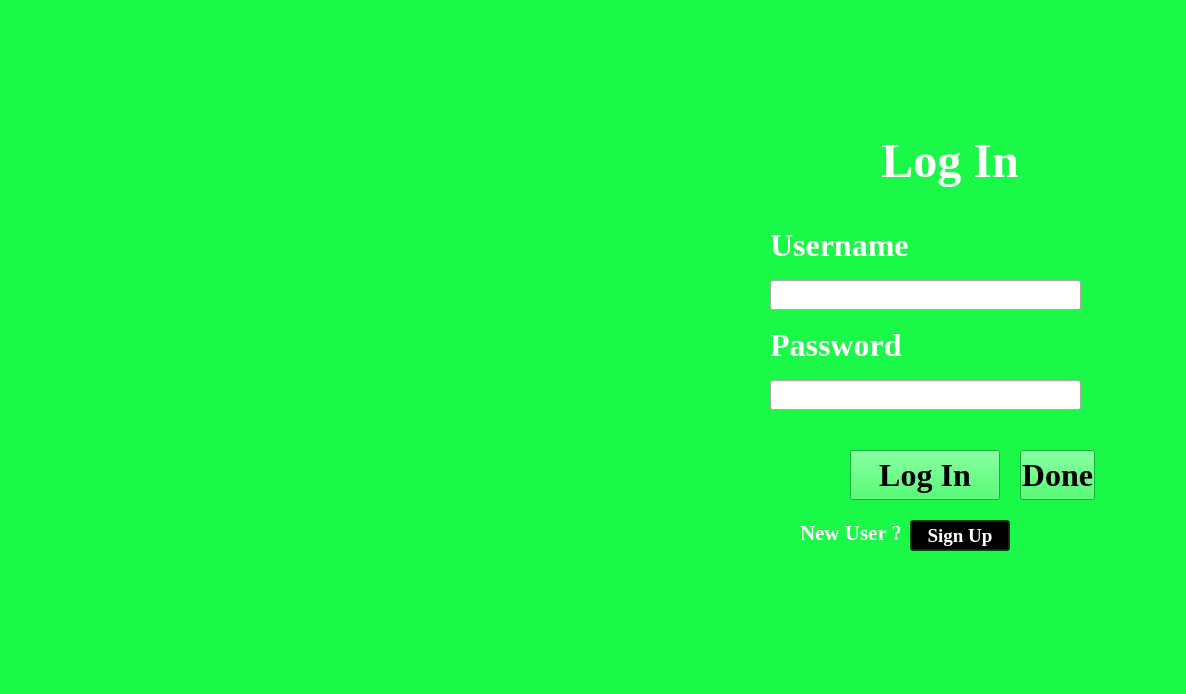
<?xml version="1.0" encoding="UTF-8"?>
<ui version="4.0">
 <class>MainWindow</class>
 <widget class="QMainWindow" name="MainWindow">
  <property name="geometry">
   <rect>
    <x>0</x>
    <y>0</y>
    <width>1186</width>
    <height>694</height>
   </rect>
  </property>
  <property name="windowTitle">
   <string>MainWindow</string>
  </property>
  <widget class="QWidget" name="centralwidget">
   <widget class="QLabel" name="label">
    <property name="geometry">
     <rect>
      <x>0</x>
      <y>0</y>
      <width>1186</width>
      <height>694</height>
     </rect>
    </property>
    <property name="styleSheet">
     <string notr="true">background-color: rgb(27, 249 , 72);</string>
    </property>
    <property name="frameShape">
     <enum>QFrame::NoFrame</enum>
    </property>
    <property name="text">
     <string/>
    </property>
    <property name="pixmap">
     <pixmap>../IMG/1018911094.jpg</pixmap>
    </property>
   </widget>
   <widget class="QLabel" name="label_2">
    <property name="geometry">
     <rect>
      <x>850</x>
      <y>130</y>
      <width>200</width>
      <height>61</height>
     </rect>
    </property>
    <property name="font">
     <font>
      <family>Times New Roman</family>
      <pointsize>36</pointsize>
      <weight>75</weight>
      <bold>true</bold>
     </font>
    </property>
    <property name="styleSheet">
     <string notr="true">color: rgb(255, 255, 255);</string>
    </property>
    <property name="text">
     <string>Log In</string>
    </property>
    <property name="alignment">
     <set>Qt::AlignCenter</set>
    </property>
   </widget>
   <widget class="QLabel" name="label_3">
    <property name="geometry">
     <rect>
      <x>770</x>
      <y>230</y>
      <width>250</width>
      <height>30</height>
     </rect>
    </property>
    <property name="font">
     <font>
      <family>Times New Roman</family>
      <pointsize>24</pointsize>
      <weight>75</weight>
      <bold>true</bold>
     </font>
    </property>
    <property name="styleSheet">
     <string notr="true">color: rgb(255, 255, 255);</string>
    </property>
    <property name="text">
     <string>Username</string>
    </property>
   </widget>
   <widget class="QLineEdit" name="lineEdit">
    <property name="geometry">
     <rect>
      <x>770</x>
      <y>280</y>
      <width>311</width>
      <height>30</height>
     </rect>
    </property>
    <property name="font">
     <font>
      <family>Times New Roman</family>
      <pointsize>20</pointsize>
     </font>
    </property>
   </widget>
   <widget class="QLabel" name="label_4">
    <property name="geometry">
     <rect>
      <x>770</x>
      <y>330</y>
      <width>250</width>
      <height>30</height>
     </rect>
    </property>
    <property name="font">
     <font>
      <family>Times New Roman</family>
      <pointsize>24</pointsize>
      <weight>75</weight>
      <bold>true</bold>
     </font>
    </property>
    <property name="styleSheet">
     <string notr="true">color: rgb(255, 255, 255);</string>
    </property>
    <property name="text">
     <string>Password</string>
    </property>
   </widget>
   <widget class="QLineEdit" name="lineEdit_2">
    <property name="geometry">
     <rect>
      <x>770</x>
      <y>380</y>
      <width>311</width>
      <height>30</height>
     </rect>
    </property>
    <property name="font">
     <font>
      <family>Times New Roman</family>
      <pointsize>20</pointsize>
     </font>
    </property>
   </widget>
   <widget class="QPushButton" name="pushButton">
    <property name="geometry">
     <rect>
      <x>850</x>
      <y>450</y>
      <width>150</width>
      <height>50</height>
     </rect>
    </property>
    <property name="font">
     <font>
      <family>Times New Roman</family>
      <pointsize>24</pointsize>
      <weight>75</weight>
      <bold>true</bold>
     </font>
    </property>
    <property name="styleSheet">
     <string notr="true">background-color: rgb(27, 249, 72);</string>
    </property>
    <property name="text">
     <string>Log In</string>
    </property>
   </widget>
   <widget class="QLabel" name="label_5">
    <property name="geometry">
     <rect>
      <x>800</x>
      <y>520</y>
      <width>100</width>
      <height>25</height>
     </rect>
    </property>
    <property name="font">
     <font>
      <family>Times New Roman</family>
      <pointsize>16</pointsize>
      <weight>75</weight>
      <bold>true</bold>
     </font>
    </property>
    <property name="styleSheet">
     <string notr="true">color: rgb(255, 255, 255);</string>
    </property>
    <property name="text">
     <string>New User ?</string>
    </property>
   </widget>
   <widget class="QPushButton" name="pushButton_2">
    <property name="geometry">
     <rect>
      <x>910</x>
      <y>520</y>
      <width>100</width>
      <height>31</height>
     </rect>
    </property>
    <property name="font">
     <font>
      <family>Times New Roman</family>
      <pointsize>14</pointsize>
      <weight>75</weight>
      <bold>true</bold>
     </font>
    </property>
    <property name="styleSheet">
     <string notr="true">background-color: rgb(0, 0, 0, 100);
color: rgb(255, 255, 255);</string>
    </property>
    <property name="text">
     <string>Sign Up</string>
    </property>
   </widget>
   <widget class="QPushButton" name="pushButton_3">
    <property name="geometry">
     <rect>
      <x>1020</x>
      <y>450</y>
      <width>75</width>
      <height>50</height>
     </rect>
    </property>
    <property name="font">
     <font>
      <family>Times New Roman</family>
      <pointsize>24</pointsize>
      <weight>75</weight>
      <bold>true</bold>
     </font>
    </property>
    <property name="styleSheet">
     <string notr="true">background-color: rgb(27, 249, 72);</string>
    </property>
    <property name="text">
     <string>Done</string>
    </property>
   </widget>
  </widget>
 </widget>
 <resources/>
 <connections/>
</ui>
